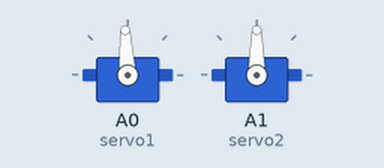
This sketch was run on a simulated Arduino Uno, built with avr-gcc and run on an emulated ATmega328P. On the bench: 2 × servo.

Above: at 0.05 s.
At 0.8 s:
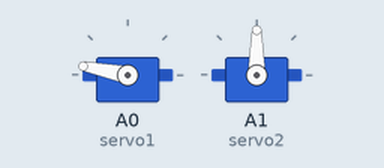
At 1.55 s:
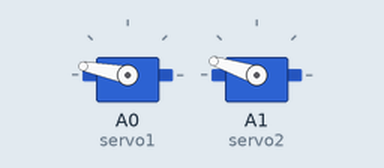
At 3.1 s:
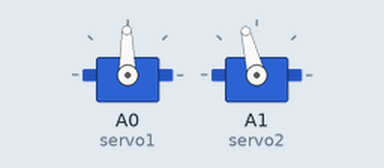
Timing chart, 0 to 7.4 s (numbered marks = the images above):
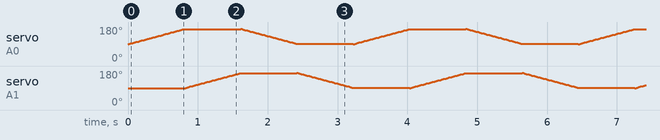

The sketch:

peixe.ino
```cpp
#include <Servo.h>

Servo servo1;
Servo servo2;

#define VELOCIDADE 10

void setup() {

  pinMode(A0,OUTPUT);
  pinMode(A1,OUTPUT);
  servo1.attach(A0);
  servo2.attach(A1);
  Serial.println("Ready");

  servo1.write(90);
  servo2.write(90);

}

void loop() {

  for(int x = 0; x < 80; x++)
  {
    servo1.write(90+x);
    delay(VELOCIDADE);
  }
  for(int x = 0; x < 80; x++)
  {
    servo2.write(90+x);
    delay(VELOCIDADE);
  }
  for(int x = 80; x > 0; x--)
  {
    servo1.write(90+x);
    delay(VELOCIDADE);
  }
  for(int x = 80; x > 0; x--)
  {
    servo2.write(90+x);
    delay(VELOCIDADE);
  }
}
```
